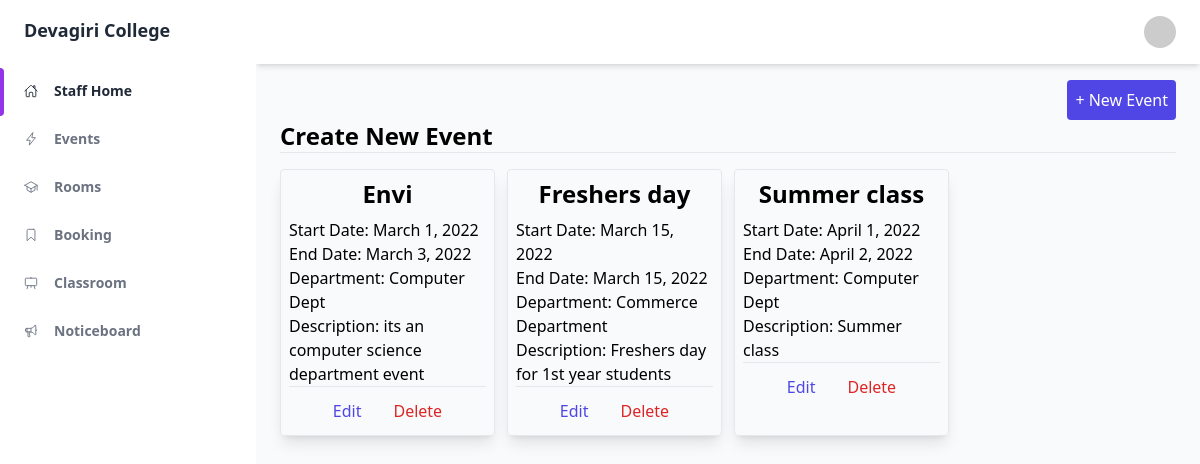
Page /administrator/events/ (signed in) on the committed database.
### administrator/models.py (models this page shows, shortened)
class Event(models.Model):
    id = models.AutoField(primary_key=True)
    name = models.CharField(max_length=100, unique=True)
    start_date = models.DateField(blank=True, null=True)
    end_date = models.DateField(blank=True, null=True)
    department = models.ForeignKey(to=Department,on_delete=models.CASCADE)
    description = models.CharField(max_length = 250, blank=True, null=True)

class Department(models.Model):
    id = models.AutoField(primary_key=True)
    name = models.CharField(max_length=100, unique=True)
    phone = models.CharField(max_length=15, blank=True, null=True)
    email = models.EmailField()
    description = models.CharField(max_length = 250, blank=True, null=True)

### administrator/views.py (the view)
# urls.py: path('events/', EventListView.as_view(), name='eventss_list'),
class EventListView(LoginRequiredMixin, UserPassesTestMixin, ListView):
    model = Event
    template_name = "administrator/event/list.html"
    queryset = Event.objects.select_related('department').all()
    def test_func(self):
        return self.request.user.admin or self.request.user.staff

### administrator/templates/administrator/event/list.html (shortened to what this page needs)
{% extends 'master.html' %}
{% block content %}
<div class="flex">
    <a href="{% url 'eventss_create' %}" class="ml-auto bg-indigo-600 p-2 rounded text-white">
        + New Event
    </a>
</div>
<h1 class="font-bold text-2xl">Create New Event</h1>
<hr/>
<div class="container mt-4">
    <div class="grid grid-cols-4 gap-3">
        {% for i in object_list %}
        <div class="shadow-lg border rounded p-2 hover:shadow-xl transition">
            <h2 class="text-center font-semibold text-2xl">{{ i.name }}</h2>
            <div class="mt-2">
                <p>Start Date: {{ i.start_date }}</td>
                <p>End Date: {{ i.end_date }}</td>
                <p>Department: {{ i.department.name }}</td>
                    <p>Description: {{ i.description }}</td>
            </div>
            <hr>
            <div class="mt-2 flex justify-center">
                <a href="{% url 'eventss_edit' i.id %}" class="text-indigo-600 p-1 px-2 mx-2 hover:bg-indigo-600 hover:text-white transition rounded">
                    Edit
                </a>
                <a href="{% url 'eventss_delete' i.id %}" class="text-red-600 p-1 px-2 mx-2 hover:bg-red-600 hover:text-white transition rounded">
                    Delete
                </a>
            </div>
        </div>
        {% endfor %}
    </div>
</div>
{% endblock content %}

### rows in the picture
Event: name "Envi", start_date "March 1, 2022", end_date "March 3, 2022", department.name "Computer Dept", description "its an computer science department event"
Event: name "Freshers day", start_date "March 15, 2022", end_date "March 15, 2022", department.name "Commerce Department", description "Freshers day for 1st year students"
Event: name "Summer class", start_date "April 1, 2022", end_date "April 2, 2022", department.name "Computer Dept", description "Summer class"
